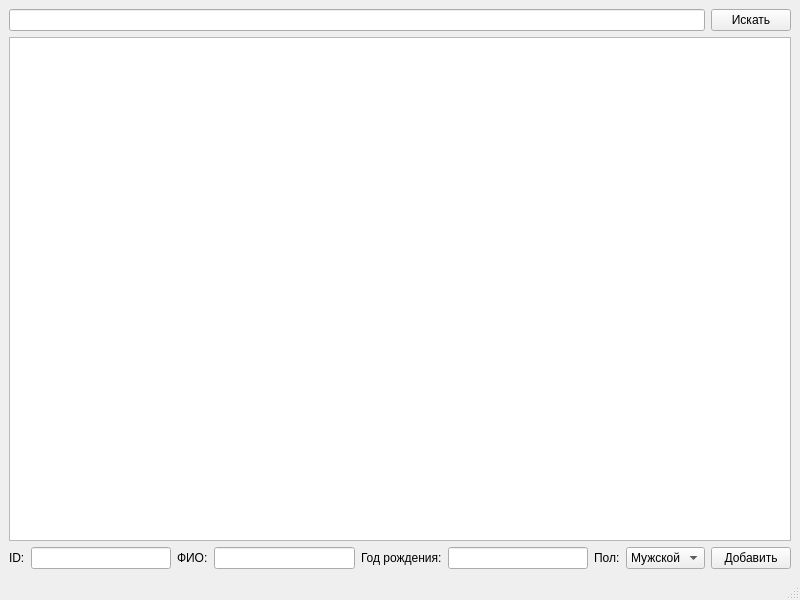
<?xml version="1.0" encoding="UTF-8"?>
<ui version="4.0">
 <class>MainWindow</class>
 <widget class="QMainWindow" name="MainWindow">
  <property name="geometry">
   <rect>
    <x>0</x>
    <y>0</y>
    <width>800</width>
    <height>600</height>
   </rect>
  </property>
  <property name="windowTitle">
   <string>MainWindow</string>
  </property>
  <widget class="QWidget" name="centralwidget">
   <layout class="QVBoxLayout" name="verticalLayout">
    <item>
     <layout class="QHBoxLayout" name="horizontalLayout">
      <item>
       <widget class="QLineEdit" name="searchLine">
        <property name="inputMask">
         <string/>
        </property>
        <property name="text">
         <string/>
        </property>
       </widget>
      </item>
      <item>
       <widget class="QPushButton" name="searchButton">
        <property name="text">
         <string>Искать</string>
        </property>
       </widget>
      </item>
     </layout>
    </item>
    <item>
     <widget class="QTextBrowser" name="textBrowser"/>
    </item>
    <item>
     <layout class="QHBoxLayout" name="horizontalLayout_3">
      <item>
       <widget class="QLabel" name="id_label">
        <property name="text">
         <string>ID:</string>
        </property>
       </widget>
      </item>
      <item>
       <widget class="QLineEdit" name="id_input"/>
      </item>
      <item>
       <widget class="QLabel" name="name_label">
        <property name="text">
         <string>ФИО:</string>
        </property>
       </widget>
      </item>
      <item>
       <widget class="QLineEdit" name="name_input"/>
      </item>
      <item>
       <widget class="QLabel" name="year_label">
        <property name="text">
         <string>Год рождения:</string>
        </property>
       </widget>
      </item>
      <item>
       <widget class="QLineEdit" name="year_input"/>
      </item>
      <item>
       <widget class="QLabel" name="sex_label">
        <property name="text">
         <string>Пол:</string>
        </property>
       </widget>
      </item>
      <item>
       <widget class="QComboBox" name="sex_input">
        <item>
         <property name="text">
          <string>Мужской</string>
         </property>
        </item>
        <item>
         <property name="text">
          <string>Женский</string>
         </property>
        </item>
       </widget>
      </item>
      <item>
       <widget class="QPushButton" name="add_employee_btn">
        <property name="text">
         <string>Добавить</string>
        </property>
       </widget>
      </item>
     </layout>
    </item>
   </layout>
  </widget>
  <widget class="QMenuBar" name="menubar">
   <property name="geometry">
    <rect>
     <x>0</x>
     <y>0</y>
     <width>800</width>
     <height>21</height>
    </rect>
   </property>
  </widget>
  <widget class="QStatusBar" name="statusbar"/>
 </widget>
 <resources/>
 <connections>
  <connection>
   <sender>searchButton</sender>
   <signal>clicked()</signal>
   <receiver>MainWindow</receiver>
   <slot>findEmployee()</slot>
   <hints>
    <hint type="sourcelabel">
     <x>749</x>
     <y>40</y>
    </hint>
    <hint type="destinationlabel">
     <x>698</x>
     <y>23</y>
    </hint>
   </hints>
  </connection>
  <connection>
   <sender>add_employee_btn</sender>
   <signal>clicked()</signal>
   <receiver>MainWindow</receiver>
   <slot>addEmployee()</slot>
   <hints>
    <hint type="sourcelabel">
     <x>749</x>
     <y>561</y>
    </hint>
    <hint type="destinationlabel">
     <x>706</x>
     <y>574</y>
    </hint>
   </hints>
  </connection>
  <connection>
   <sender>searchButton</sender>
   <signal>clicked()</signal>
   <receiver>searchLine</receiver>
   <slot>clear()</slot>
   <hints>
    <hint type="sourcelabel">
     <x>769</x>
     <y>43</y>
    </hint>
    <hint type="destinationlabel">
     <x>543</x>
     <y>43</y>
    </hint>
   </hints>
  </connection>
  <connection>
   <sender>add_employee_btn</sender>
   <signal>clicked()</signal>
   <receiver>id_input</receiver>
   <slot>clear()</slot>
   <hints>
    <hint type="sourcelabel">
     <x>723</x>
     <y>554</y>
    </hint>
    <hint type="destinationlabel">
     <x>122</x>
     <y>556</y>
    </hint>
   </hints>
  </connection>
  <connection>
   <sender>add_employee_btn</sender>
   <signal>clicked()</signal>
   <receiver>name_input</receiver>
   <slot>clear()</slot>
   <hints>
    <hint type="sourcelabel">
     <x>710</x>
     <y>559</y>
    </hint>
    <hint type="destinationlabel">
     <x>300</x>
     <y>559</y>
    </hint>
   </hints>
  </connection>
  <connection>
   <sender>add_employee_btn</sender>
   <signal>clicked()</signal>
   <receiver>year_input</receiver>
   <slot>clear()</slot>
   <hints>
    <hint type="sourcelabel">
     <x>777</x>
     <y>560</y>
    </hint>
    <hint type="destinationlabel">
     <x>542</x>
     <y>552</y>
    </hint>
   </hints>
  </connection>
 </connections>
 <slots>
  <slot>findEmployee()</slot>
  <slot>addEmployee()</slot>
 </slots>
</ui>
